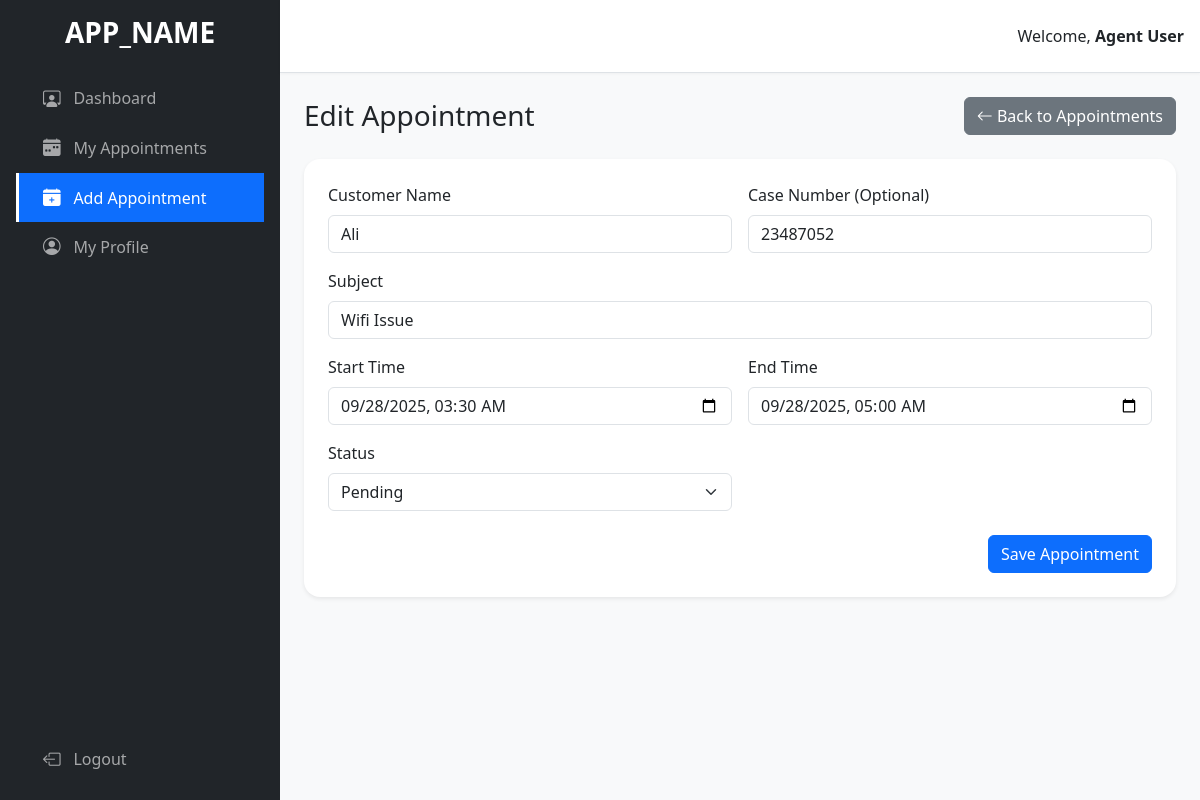
The app's page /agent/appointment_form.php?id=1 (signed in) with its own data.
### tables this page shows
CREATE TABLE `appointments` (
  `Appointment_ID` int(11) NOT NULL,
  `Agent_ID` int(11) NOT NULL,
  `Customer_Name` varchar(150) NOT NULL,
  `Case_Number` varchar(100) NOT NULL,
  `Subject` varchar(255) NOT NULL,
  `Start_At` datetime NOT NULL,
  `End_At` datetime NOT NULL,
  `Status` enum('Pending','Completed','Missed') DEFAULT 'Pending',
  `Created_At` timestamp NOT NULL DEFAULT current_timestamp()
);

### agent/appointment_form.php (the view, shortened to what this page needs)
<?php
require_once __DIR__ . "/../includes/db_connect.php";
$pageTitle = "Add Appointment";
$agentId = (int) $_SESSION['user_id'];
$appointment = [
    'Appointment_ID' => '',
    'Customer_Name' => '',
    'Case_Number' => '',
    'Subject' => '',
    'Start_At' => '',
    'End_At' => '',
    'Status' => 'Pending'
];
$appointment_id_from_url = filter_input(INPUT_GET, 'id', FILTER_VALIDATE_INT);
if ($appointment_id_from_url) {
    $pageTitle = "Edit Appointment";
    $stmt = $mysqli->prepare("SELECT * FROM Appointments WHERE Appointment_ID = ? AND Agent_ID = ?");
    $stmt->bind_param("ii", $appointment_id_from_url, $agentId);
    $stmt->execute();
    $result = $stmt->get_result();
    if ($result->num_rows === 1) {
        $appointment = $result->fetch_assoc();
    } else {
        header("Location: " . BASE_URL . "agent/appointments.php?error=notfound");
        exit;
    }
}
include __DIR__ . "/../includes/header.php";
?>
<div class="d-flex justify-content-between align-items-center mb-4">
    <h1 class="h3 mb-0"><?= htmlspecialchars($pageTitle) ?></h1>
    <a href="<?= BASE_URL ?>agent/appointments.php" class="btn btn-secondary">
        <i class="bi bi-arrow-left"></i> Back to Appointments
    </a>
</div>
<div class="card border-0 shadow-sm rounded-4">
    <div class="card-body p-4">
        <form method="post">
            <div class="row g-3">
                <div class="col-md-6">
                    <label for="customerName" class="form-label">Customer Name</label>
                    <input type="text" class="form-control" id="customerName" name="customer_name" value="<?= htmlspecialchars($appointment['Customer_Name']) ?>" required>
                </div>
                <div class="col-md-6">
                    <label for="caseNumber" class="form-label">Case Number (Optional)</label>
                    <input type="text" class="form-control" id="caseNumber" name="case_number" value="<?= htmlspecialchars($appointment['Case_Number']) ?>">
                </div>
                <div class="col-12">
                    <label for="subject" class="form-label">Subject</label>
                    <input type="text" class="form-control" id="subject" name="subject" value="<?= htmlspecialchars($appointment['Subject']) ?>" required>
                </div>
                <div class="col-md-6">
                    <label for="startAt" class="form-label">Start Time</label>
                    <input type="datetime-local" class="form-control" id="startAt" name="start_at" value="<?= !empty($appointment['Start_At']) ? date('Y-m-d\TH:i', strtotime($appointment['Start_At'])) : '' ?>" required>
                </div>
                <div class="col-md-6">
                    <label for="endAt" class="form-label">End Time</label>
                    <input type="datetime-local" class="form-control" id="endAt" name="end_at" value="<?= !empty($appointment['End_At']) ? date('Y-m-d\TH:i', strtotime($appointment['End_At'])) : '' ?>" required>
                </div>
                <div class="col-md-6">
                    <label for="statusSelect" class="form-label">Status</label>
                    <select class="form-select" id="statusSelect" name="status" required>
                        <option value="Pending" <?= $appointment['Status'] == 'Pending' ? 'selected' : '' ?>>Pending</option>
                    </select>
                </div>
            </div>
            <div class="mt-4 text-end">
                <button type="submit" class="btn btn-primary">Save Appointment</button>
            </div>
        </form>
    </div>
</div>
<?php
include __DIR__ . "/../includes/footer.php";
?>

### includes/header.php (style rules this page uses)
body { background-color: #f8f9fa; }

### records on screen
appointments: customer_name "Ali", case_number "23487052", subject "Wifi Issue", start_at "09/28/2025 03:30", end_at "09/28/2025 05:00", status "Pending"

### other values on screen
APP_NAME "APP_NAME"
$_SESSION['user_name'] "Agent User"
$pageTitle "Edit Appointment"
